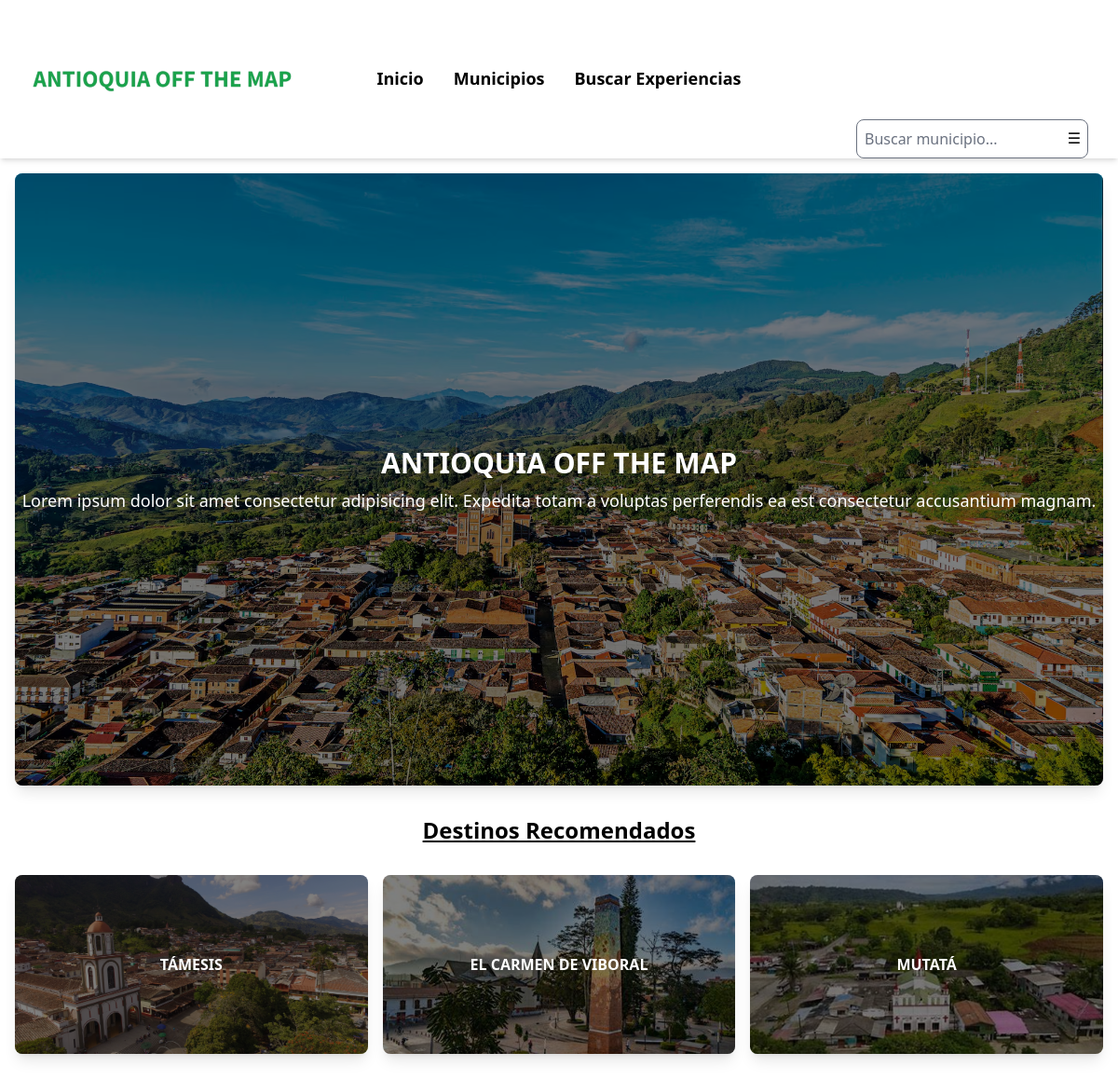
The app's page /, older data.
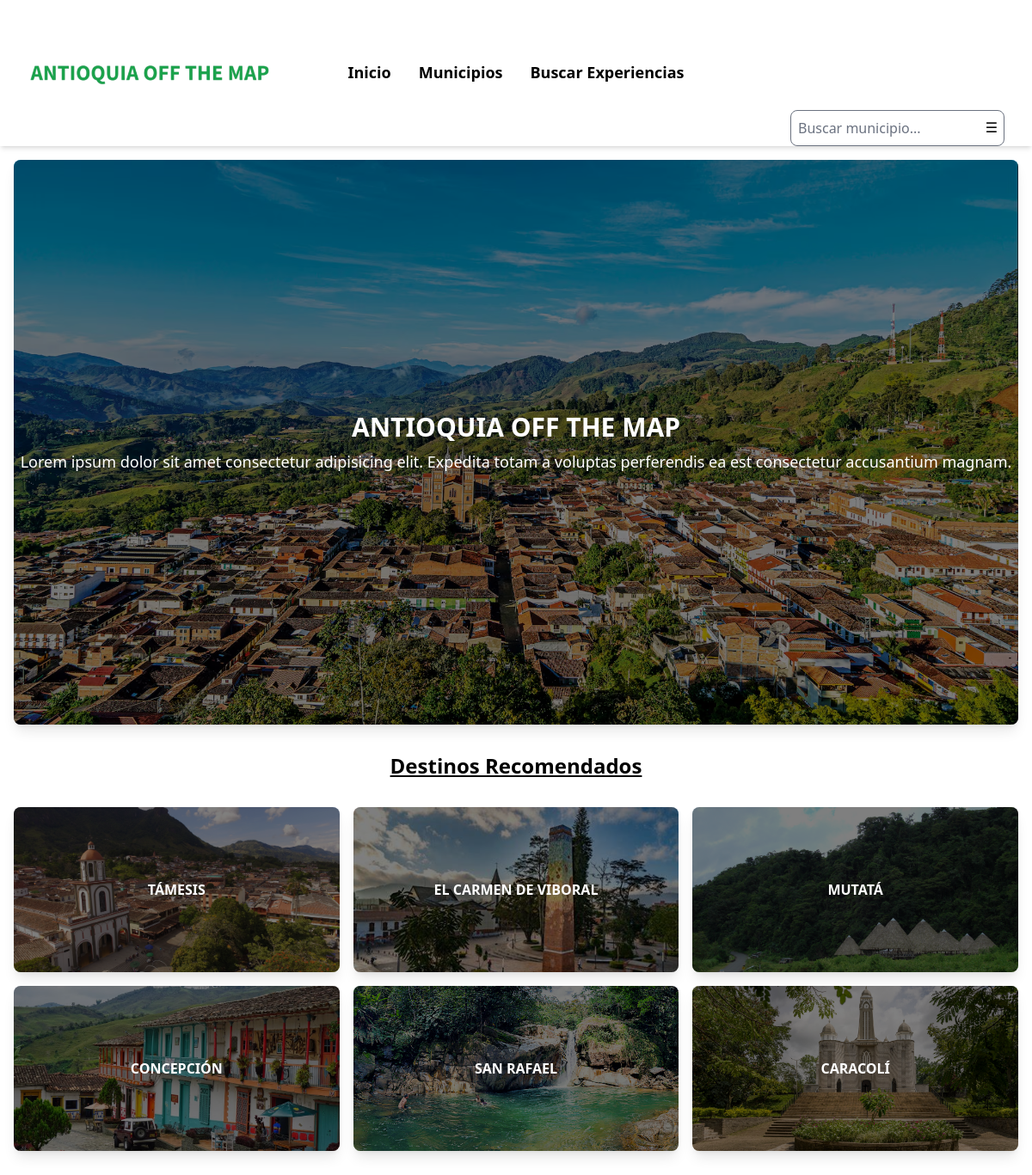
The same page, newer data.
### destination/models.py (models this page shows, shortened)
class Municipality(models.Model):
    LOCATION_CHOICES = [
        ('Valle de Aburrá', 'Valle de Aburrá'),
        ('Oriente Antioqueño', 'Oriente Antioqueño'),
        ('Suroeste Antioqueño', 'Suroeste Antioqueño'),
        ('Occidente Antioqueño', 'Occidente Antioqueño'),
        ('Nordeste Antioqueño', 'Nordeste Antioqueño'),
        ('Norte Antioqueño', 'Norte Antioqueño'),
        ('Magdalena Medio Antioqueño', 'Magdalena Medio Antioqueño'),
        ('Bajo Cauca Antioqueño', 'Bajo Cauca Antioqueño'),
        ('Urabá Antioqueño', 'Urabá Antioqueño'),
    ]
    name = models.CharField(max_length=100, unique=True)
    description = models.TextField()
    categories = models.ManyToManyField(Category, related_name="municipalities")
    location = models.CharField(max_length=50, choices=LOCATION_CHOICES)
    image = models.ImageField(upload_to='destination/municipalities/', null=True, blank=True)

### destination/views.py (the view)
# urls.py: 2. Add a URL to urlpatterns:  path('', views.home, name='home')
def home(request):
    municipalities = Municipality.objects.all()
    categories = Category.objects.all()
    locations = Municipality.objects.values_list('location', flat=True).distinct()
    return render(request, 'home.html', {
        'municipalities': municipalities,
        'categories': categories,
        'locations': locations
    })

### destination/context_processors.py (called while the page is built)
def common_data(request):
    categories = Category.objects.all()
    locations = Municipality.objects.values_list('location', flat=True).distinct()
    return {
        'categories': categories,
        'locations': locations,
    }

### destination/templates/home.html (shortened to what this page needs)
{% extends 'base.html' %}
{% block content %}
<div class="relative rounded-lg overflow-hidden shadow-lg m-4">
    {% load static %}
    <img src="{% static 'antioquia.avif' %}" alt="main_photo" class="h-600 w-full">
    <div class="absolute inset-0 flex flex-col items-center justify-center text-white text-center bg-black/50">
        <h1 class="text-3xl font-bold">ANTIOQUIA OFF THE MAP</h1>
        <p class="text-lg mt-2">
            Lorem ipsum dolor sit amet consectetur adipisicing elit. Expedita totam a voluptas perferendis ea est consectetur accusantium magnam.
        </p>
    </div>
</div>
<div class="text-center my-8">
    <h2 class="text-2xl font-bold underline">Destinos Recomendados</h2>
</div>
<div class="grid grid-cols-2 md:grid-cols-3 gap-4 px-4 mb-8">
    {% for municipality in municipalities %}
    <a href="{% url 'municipality_detail' municipality.id %}" class="block">
        <div class="relative rounded-lg overflow-hidden shadow-lg">
            <img src="{{municipality.image.url}}" alt="{{ municipality.name }}" class="w-full h-48 object-cover">
            <div class="absolute inset-0 bg-black/50"></div>
            <div class="absolute inset-0 flex items-center justify-center">
                <span class="text-white font-bold">{{ municipality.name|upper }}</span>
            </div>
        </div>
    </a>
    {% endfor %}
</div>
{% endblock %}

Row changes from the older to the newer data that the page shows:
changed Municipality "MUTATÁ": image: a different picture
added Municipality: image (picture), name "CONCEPCIÓN"
added Municipality: image (picture), name "SAN RAFAEL"
added Municipality: image (picture), name "CARACOLÍ"
